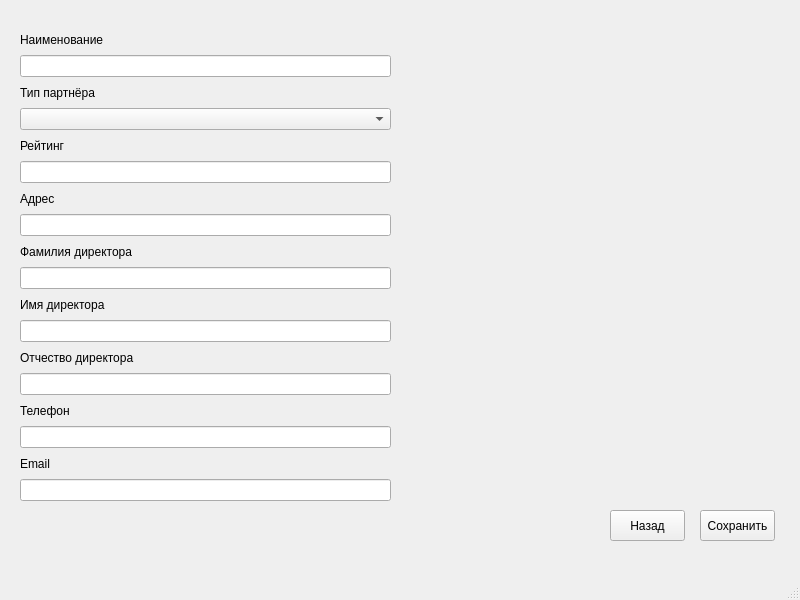
<?xml version="1.0" encoding="UTF-8"?>
<ui version="4.0">
 <class>EditWindow</class>
 <widget class="QMainWindow" name="EditWindow">
  <property name="geometry">
   <rect>
    <x>0</x>
    <y>0</y>
    <width>800</width>
    <height>600</height>
   </rect>
  </property>
  <property name="windowTitle">
   <string>Добавление/Редактирование партнёра</string>
  </property>
  <widget class="QWidget" name="centralwidget">
   <widget class="QWidget" name="verticalLayoutWidget">
    <property name="geometry">
     <rect>
      <x>20</x>
      <y>30</y>
      <width>371</width>
      <height>471</height>
     </rect>
    </property>
    <layout class="QVBoxLayout" name="verticalLayout">
     <item>
      <widget class="QLabel" name="label">
       <property name="text">
        <string>Наименование</string>
       </property>
      </widget>
     </item>
     <item>
      <widget class="QLineEdit" name="name_view"/>
     </item>
     <item>
      <widget class="QLabel" name="label_2">
       <property name="text">
        <string>Тип партнёра</string>
       </property>
      </widget>
     </item>
     <item>
      <widget class="QComboBox" name="type_combo_box"/>
     </item>
     <item>
      <widget class="QLabel" name="label_3">
       <property name="text">
        <string>Рейтинг</string>
       </property>
      </widget>
     </item>
     <item>
      <widget class="QLineEdit" name="rating_view"/>
     </item>
     <item>
      <widget class="QLabel" name="label_4">
       <property name="text">
        <string>Адрес</string>
       </property>
      </widget>
     </item>
     <item>
      <widget class="QLineEdit" name="address_view"/>
     </item>
     <item>
      <widget class="QLabel" name="label_7">
       <property name="text">
        <string>Фамилия директора</string>
       </property>
      </widget>
     </item>
     <item>
      <widget class="QLineEdit" name="second_name_view"/>
     </item>
     <item>
      <widget class="QLabel" name="label_8">
       <property name="text">
        <string>Имя директора</string>
       </property>
      </widget>
     </item>
     <item>
      <widget class="QLineEdit" name="first_name_view"/>
     </item>
     <item>
      <widget class="QLabel" name="label_9">
       <property name="text">
        <string>Отчество директора</string>
       </property>
      </widget>
     </item>
     <item>
      <widget class="QLineEdit" name="sur_name_view"/>
     </item>
     <item>
      <widget class="QLabel" name="label_5">
       <property name="text">
        <string>Телефон</string>
       </property>
      </widget>
     </item>
     <item>
      <widget class="QLineEdit" name="phone_view"/>
     </item>
     <item>
      <widget class="QLabel" name="label_6">
       <property name="text">
        <string>Email</string>
       </property>
      </widget>
     </item>
     <item>
      <widget class="QLineEdit" name="email_view"/>
     </item>
    </layout>
   </widget>
   <widget class="QPushButton" name="back_button">
    <property name="geometry">
     <rect>
      <x>610</x>
      <y>510</y>
      <width>75</width>
      <height>31</height>
     </rect>
    </property>
    <property name="text">
     <string>Назад</string>
    </property>
   </widget>
   <widget class="QPushButton" name="save_button">
    <property name="geometry">
     <rect>
      <x>700</x>
      <y>510</y>
      <width>75</width>
      <height>31</height>
     </rect>
    </property>
    <property name="text">
     <string>Сохранить</string>
    </property>
   </widget>
  </widget>
  <widget class="QMenuBar" name="menubar">
   <property name="geometry">
    <rect>
     <x>0</x>
     <y>0</y>
     <width>800</width>
     <height>22</height>
    </rect>
   </property>
  </widget>
  <widget class="QStatusBar" name="statusbar"/>
 </widget>
 <resources/>
 <connections/>
</ui>
